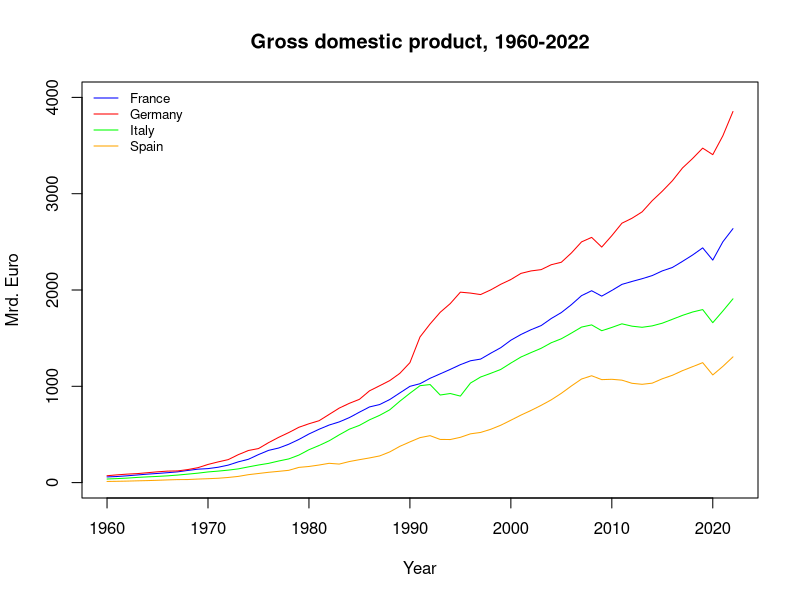
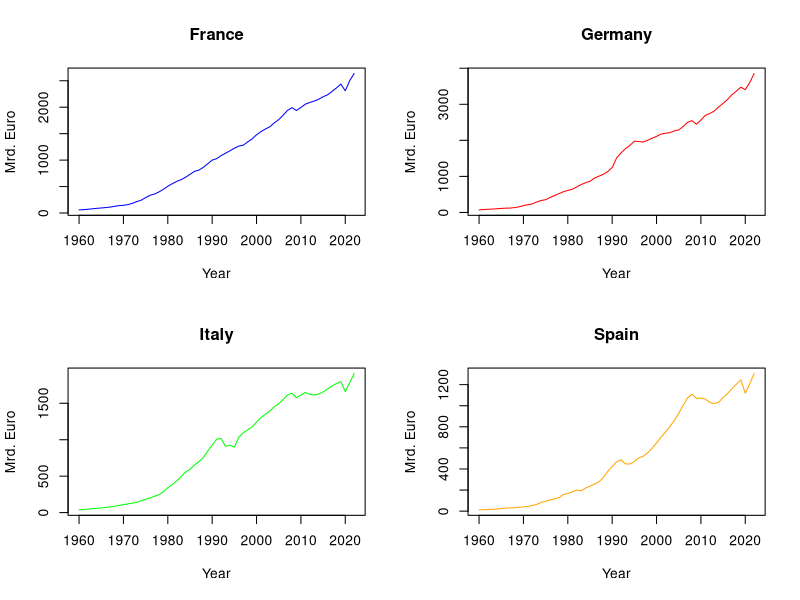

The R script that drew these images, in order:
library(readxl)

data_gdp <- read_excel("data_gdp.xlsx", 
                       sheet = "data", skip = 2)

countries <- c("France", "Germany", "Italy", "Spain")
cols <- c("blue", "red", "green", "orange")

plot(NULL,
     xlim = c(1960, 2022),
     ylim = c(0, 4000),
     main = "Gross domestic product, 1960-2022",
     xlab = "Year",
     ylab = "Mrd. Euro")

for (c in 1:length(countries)) {
  
  lines(x = data_gdp$year[data_gdp$country == countries[c]],
        y = data_gdp$value[data_gdp$country == countries[c]],
        type = "l",
        col = cols[c])
  
}

legend("topleft",
       legend = countries,
       col = cols, 
       lty = 1, 
       lwd = 1, 
       bty = "n", 
       cex = 0.8)

par(mfrow = c(2, 2))

for (i in 1:length(countries)) {
  
  plot(NULL,
       xlim = c(1960, 2022),
       ylim = c(min(data_gdp$value[data_gdp$country == countries[i]]), 
                max(data_gdp$value[data_gdp$country == countries[i]])),
       main = countries[i],
       xlab = "Year",
       ylab = "Mrd. Euro")
  
  lines(x = data_gdp$year[data_gdp$country == countries[i]],
        y = data_gdp$value[data_gdp$country == countries[i]],
        type = "l",
        col = cols[i])
}
